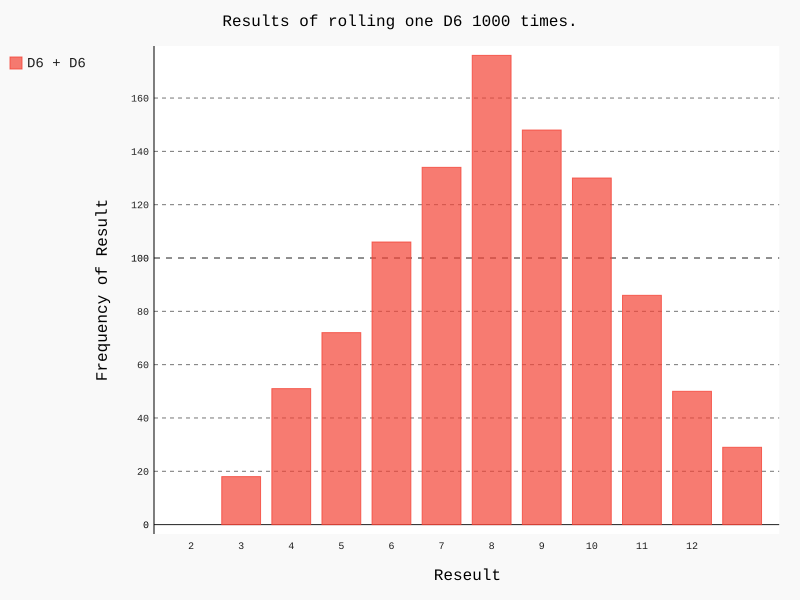

This figure's Python source:
import pygal


from die import Die


# cria um d6
die_1 = Die()
die_2 = Die()

# Faz alguns lançamentos e armazena os resultados em uma lista
results = []
for roll_num in range(1000):
	result = die_1.roll() + die_2.roll()
	results.append(result)
	
	
# Analisa os resultados
frequencies = []
max_result = die_1.num_sides + die_2.num_sides
for value in range(1, max_result + 1):
	frequency = results.count(value)
	frequencies.append(frequency)


# Visualiza  os resultados
hist = pygal.Bar()

hist.title = "Results of rolling one D6 1000 times."
hist.x_labels = ['2', '3' , '4' , '5', '6', '7', '8', '9', '10', '11', '12']
hist.x_title = "Reseult"
hist.y_title = "Frequency of Result"

hist.add('D6 + D6', frequencies)
hist.render_to_file('dice_visual.svg')
